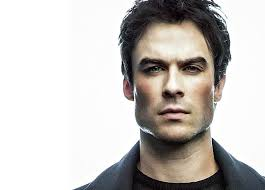
#> input picture Faces/Ian/ian1.jpeg, 265 x 190 px, found by its file name; its folder holds only this picture in this run
$ python face_train.py
#> lines starting #> are read from the running program, lines starting #| are printed output that depends on the picture
#pylint:disable=no-member
import os
import cv2 as cv
import numpy as np

people = ['Ian', 'Jl', 'Tom']
DIR = '/Users/akyanayamini/Documents/AIML/opencv/Faces'
haar_cascade = cv.CascadeClassifier('haar_face.xml')

features = []
labels = []

def create_train():
    for person in people:
        path = os.path.join(DIR, person)
        label = people.index(person)

        if not os.path.exists(path):
            print(f"Error: Directory {path} does not exist.")
            continue

        for img in os.listdir(path):
            img_path = os.path.join(path, img)
            img_array = cv.imread(img_path)
#> img_array is the input picture: shape (190, 265, 3); mean B, G, R 191.4, 194.6, 198.3
            if img_array is None:
                print(f"Error: Image {img_path} not found or unable to load.")
                continue

            gray = cv.cvtColor(img_array, cv.COLOR_BGR2GRAY)
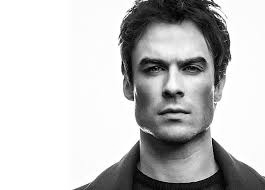
#> gray: shape (190, 265); min 0, max 255, mean 195.3
            faces_rect = haar_cascade.detectMultiScale(gray, scaleFactor=1.1, minNeighbors=4)
#> faces_rect = [[117, 25, 113, 113]]

            for (x, y, w, h) in faces_rect:
                faces_roi = cv.resize(gray[y:y+h, x:x+w], (200, 200))
                features.append(faces_roi)
                labels.append(label)
#> this loop made 1 pass
#> pass 1, in create_train, `faces_roi = cv.resize(gray[y:y+h, x:x+w], (200, 200))`:
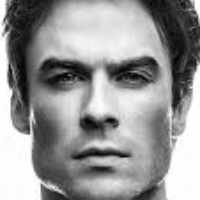
#> faces_roi: shape (200, 200); min 3, max 255, mean 150.2
#> after the loop, features = 1 item; labels = [0]
#> pass 2 of the loop in create_train, `for person in people:`:
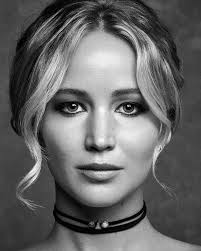
#> input picture Faces/JL/imgj.jpeg, 201 x 251 px, found by its file name
#> in create_train, img_array is the input picture: shape (251, 201, 3); min 0, max 249, mean 101.2
#> gray: shape (251, 201)
#> faces_rect = [[23, 46, 155, 155]]
#> the loop in create_train, `for (x, y, w, h) in faces_rect:` made 1 pass
#> pass 1, in create_train, `faces_roi = cv.resize(gray[y:y+h, x:x+w], (200, 200))`:
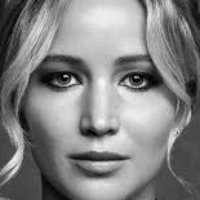
#> faces_roi: shape (200, 200); min 0, max 247, mean 130.4
#> after the loop in create_train, `for (x, y, w, h) in faces_rect:`: features = 2 items; labels = [0, 1]

create_train()
print(f"Training done — Number of features: {len(features)}, Number of labels: {len(labels)}")
#| Training done — Number of features: 2, Number of labels: 2

# Create the recognizer and train it
face_recognizer = cv.face.LBPHFaceRecognizer_create()
face_recognizer.train(features, np.array(labels))
face_recognizer.save('face_trained.yml')

np.save('features.npy', features)
np.save('labels.npy', labels)
print("Model saved successfully.")
